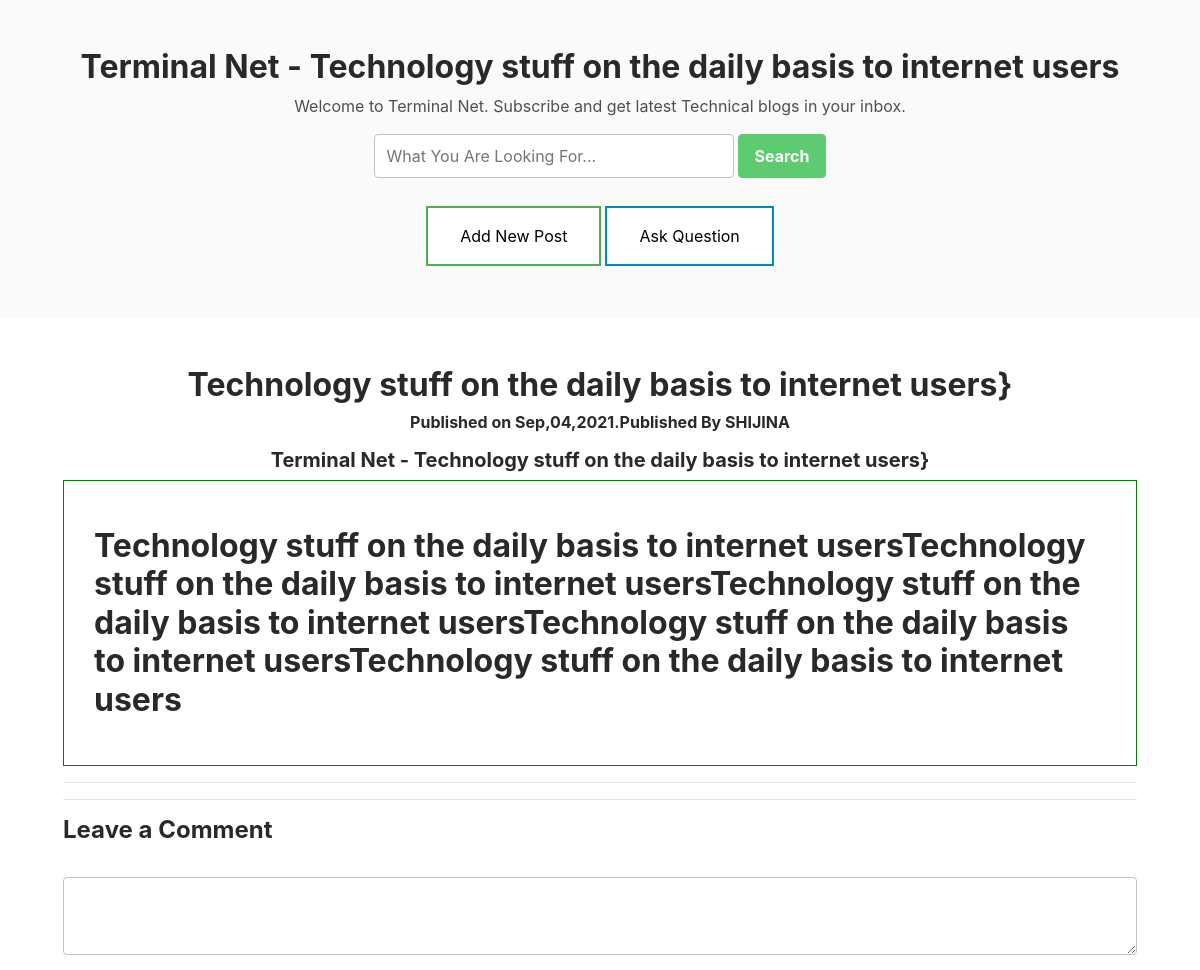
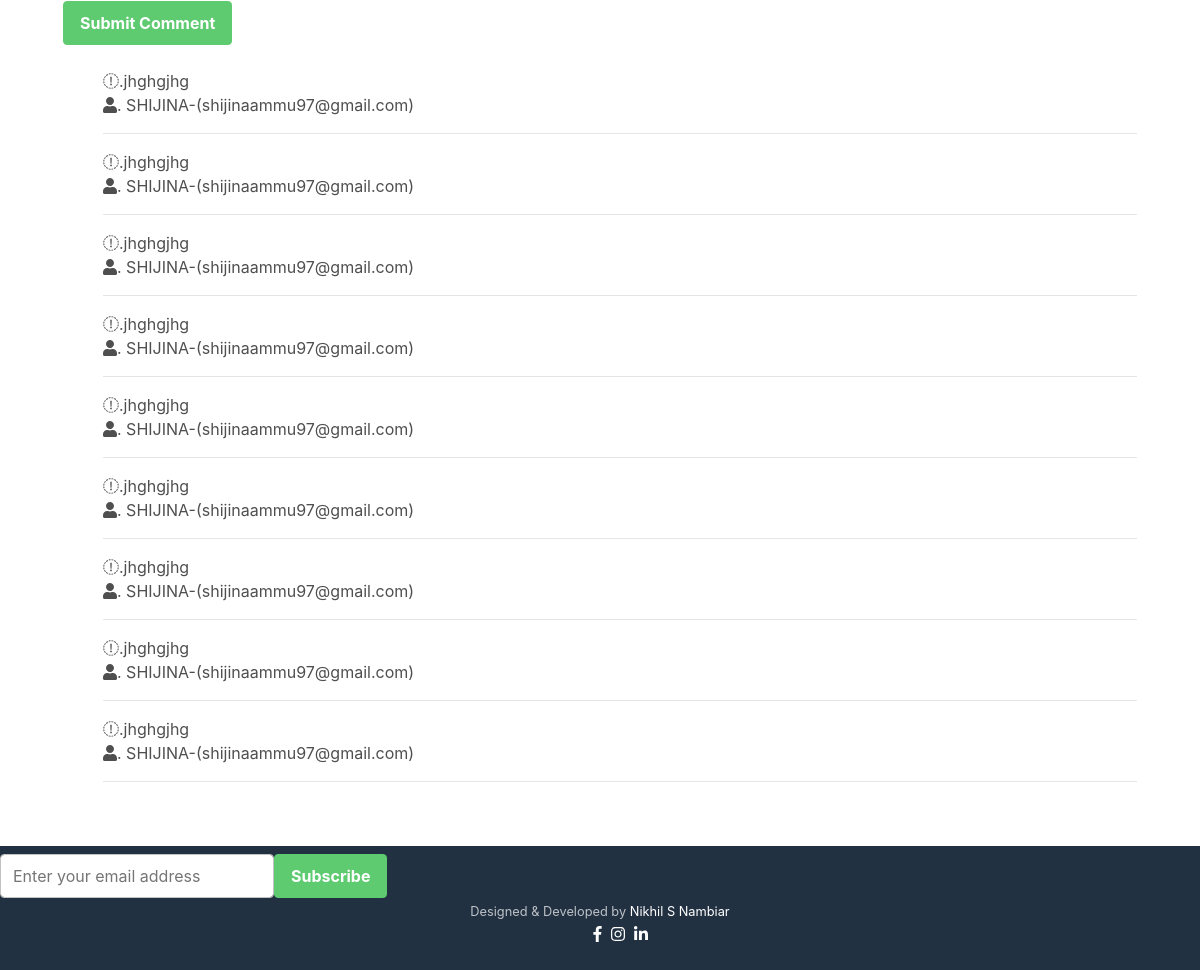
The page /16 on the database its author committed (2 pictures, top to bottom).
### db.py (models this page shows)
class BlogPost(db.Model):
    __tablename__ = "blog_posts"
    id = db.Column(db.Integer, primary_key=True)
    author_id = db.Column(db.Integer, db.ForeignKey("users.id"))
    author = relationship("User", back_populates="posts")
    title = db.Column(db.String(250), unique=True, nullable=False)
    subtitle = db.Column(db.String(250), nullable=False)
    date = db.Column(db.String(250), nullable=False)
    body = db.Column(db.Text, nullable=False)
    img=db.Column(db.Text)
    filetype = db.Column(db.Text, nullable=False)
    comments = relationship("Comment", back_populates="parent_post")

class User(UserMixin,db.Model):
    __tablename__ = "users"
    id = db.Column(db.Integer, primary_key=True)
    name = db.Column(db.String(100))
    email = db.Column(db.String(100), unique=True)
    password = db.Column(db.String(100))
    img=db.Column(db.Text)
    posts = relationship("BlogPost", back_populates="author")
    issueposts=relationship("IssueBlogPost", back_populates="author")
    comments = relationship("Comment", back_populates="comment_author")
    issuecomments=relationship("IssueComment", back_populates="comment_author")

class Comment(db.Model):
    __tablename__ = "comments"
    id = db.Column(db.Integer, primary_key=True)
    post_id = db.Column(db.Integer, db.ForeignKey("blog_posts.id"))
    author_id = db.Column(db.Integer, db.ForeignKey("users.id"))
    parent_post = relationship("BlogPost", back_populates="comments")
    comment_author = relationship("User", back_populates="comments")
    text = db.Column(db.Text, nullable=False)

### main.py (the view, shortened to what this page needs)
@app.route("/<int:post_id>", methods=["GET", "POST"])
def show_blog(post_id):
    comment = CommentForm()
    request_post = BlogPost.query.get(post_id)
    return render_template("blog-posst.html",all_post=request_post,comment=comment)

### forms.py
class CommentForm(FlaskForm):
    comment_text = TextAreaField( "",validators=[DataRequired()])
    submit = SubmitField("Submit Comment")

### templates/blog-posst.html (shortened to what this page needs)
{% import "bootstrap/wtf.html" as wtf %}
{% include "header.html" %}
<article class="blog-post px-3 py-5 p-md-5">
    {% if all_post.img %}
		    <div class="container">
                <script type='text/javascript' src='https://platform-api.sharethis.com/js/sharethis.js#property=6119407c32c4190013251a55&product=inline-share-buttons' async='async'></script>    <h2 class="title mb-2">{{all_post.title}}}</h2>
				    <div class="meta mb-3"><h6 class="date">Published on {{all_post.date}}.Published By {{all_post.author.name}} </h6></div>
				 </header> </center>
			    <div class="blog-post-body">
				    <center><figure class="blog-banner">
				        </figure>
                    <h5 class="title mb-2">{{all_post.subtitle}}}</h5>
                    </center><div class="boxed">
                      <a href=""><img  class="img-fluid" width="500" height="250" align="center"></a>
                    <p>{{all_post.body|safe}}</p></div>
		    </div>
                <br>
				  <div class="row">
                            <div class="col-md-12">
                                <nav aria-label="Page navigation">
                                    <h4>Leave a Comment</h4>
                                  <div class="">
                                  {{ wtf.quick_form(comment, novalidate=True, button_map={"submit": "primary"}) }}
                                   </div>
                                    <br>
                    <ul class="commentList">
                            <div class="commenterImage">
                                {% for comment in all_post.comments|reverse: %}
                            <div class="commentText">
                                 <i class="fa fa-comment"></i>.{{comment.text|safe}}<br>
                                <span class="date sub-text"><i class="fa fa-user"></i>.{{comment.comment_author.name}} <i class="fa fa-envelope"></i>{{comment.comment_author.email}}</span>
                            </div>
                                <hr>
                                {%endfor%}
                    </ul>
                                    {% else %}
                                    		    <div class="container">
			     <center><header class="blog-post-header">
				    <h2 class="title mb-2">{{all_post.title}}}</h2>
				    <div class="meta mb-3"><h6 class="date">Published on {{all_post.date}}.Published By {{all_post.author.name}} </h6></div>
				 </header> </center>
			    <div class="blog-post-body">
				    <center>
                    <h5 class="title mb-2">{{all_post.subtitle}}}</h5>
                    </center><div class="boxed">
                      <p>{{all_post.body|safe}}</p></div>
		    </div>
				  <div class="row">
                            <div class="col-md-12">
                                <nav aria-label="Page navigation"><hr><hr>
                                    <h4>Leave a Comment</h4>
                                  <div class="">
                                  {{ wtf.quick_form(comment, novalidate=True, button_map={"submit": "primary"}) }}
                                   </div>
                                    <br>
                    <ul class="commentList">
                            <div class="commenterImage">
                                {% for comment in all_post.comments|reverse: %}
                            <div class="commentText">
                                <i class="fa fa-pencil"></i>.{{comment.text|safe}}<br>
                                <span class="date sub-text"><i class="fa fa-user"></i>. {{comment.comment_author.name}}-({{comment.comment_author.email}})</span>
                            </div>
                                <hr>
                                {%endfor%}
                    </ul>
                                    {% endif %}
	    </article>
{% include "footer.html" %}

### templates/header.html (shortened to what this page needs)
<!DOCTYPE html>
<html lang="en">
<head>
    <link id="theme-style" rel="stylesheet" href="static/assets/css/theme-1.css">
</head>
<body>
	    <section class="cta-section theme-bg-light py-5">
		    <div class="container text-center">
                <a href="{{url_for('start')}}"><h2 class="heading">Terminal Net - Technology stuff on the daily basis to internet users</h2></a>
                {% if current_user.name %}
			    <div class="intro">Hello {{current_user.name}} Welcome to Terminal Net.Click Here to <a href="{{url_for('logout')}}">Logout</a></div>
                 {% else %}
                <div class="intro">Welcome to Terminal Net. Subscribe and get latest Technical blogs in your inbox.</div>{% endif %}
			    <form class="signup-form form-inline justify-content-center pt-3" action="{{url_for('search')}}" method="POST">
                    <div class="form-group">
                        <input type="text" id="search" name="search" class="form-control mr-md-1 semail" placeholder="What You Are Looking For...">
                    </div>
                    <button type="submit" class="btn btn-primary"/>Search</button>
                </form>
                <br>
                 <a  class="button button1" href="{{url_for('add_new_post')}}">Add New Post</a><a type="submit" class="button button2" href="{{url_for('issue')}}">Ask Question</a>
            </div>
	    </section>

### templates/footer.html
<footer class="footer text-center py-2 theme-bg-dark">
              	 <form class="form-inline">
                                        <input type="text" class="form-control" placeholder="Enter your email address">
                                        <button type="submit" class="btn btn-primary">Subscribe</button>
                                    </form>
	 <small class="copyright">Designed & Developed  by <a href="https://linkedin.com/in/nikhil-nambiar-535848211" target="_blank">Nikhil S Nambiar</a> </small>
	    <ul>
			<a href="https://www.facebook.com/nikhil.nambiar.14" ><i class="fab fa-facebook-f facebook"></i>&nbsp</a>
			<a href="https://www.linkedin.com/in/nikhil-nambiar-535848211" ><i class="fab fa-instagram instagram"></i>&nbsp</a>
			<a href="https://www.linkedin.com/in/nikhil-nambiar-535848211" ><i class="fab fa-linkedin-in linkedin"></i></a>
		</ul>
</footer>

### rows shown on the page
BlogPost: title "Technology stuff on the daily basis to internet users", date "Sep,04,2021", subtitle "Terminal Net - Technology stuff on the daily basis to internet users", body "Technology stuff on the daily basis to internet usersTechnology stuff on the daily basis to internet usersTechnology stuff on the daily basis to internet usersTechnology stuff on the daily basis to internet usersTechnology stuff on the daily basis to internet users"
User: author.name "SHIJINA"
Comment: text "jhghgjhg", comment_author.name "SHIJINA", comment_author.email "shijinaammu97@gmail.com"
Comment: text "jhghgjhg", comment_author.name "SHIJINA", comment_author.email "shijinaammu97@gmail.com"
Comment: text "jhghgjhg", comment_author.name "SHIJINA", comment_author.email "shijinaammu97@gmail.com"
Comment: text "jhghgjhg", comment_author.name "SHIJINA", comment_author.email "shijinaammu97@gmail.com"
Comment: text "jhghgjhg", comment_author.name "SHIJINA", comment_author.email "shijinaammu97@gmail.com"
Comment: text "jhghgjhg", comment_author.name "SHIJINA", comment_author.email "shijinaammu97@gmail.com"
Comment: text "jhghgjhg", comment_author.name "SHIJINA", comment_author.email "shijinaammu97@gmail.com"
Comment: text "jhghgjhg", comment_author.name "SHIJINA", comment_author.email "shijinaammu97@gmail.com"
Comment: text "jhghgjhg", comment_author.name "SHIJINA", comment_author.email "shijinaammu97@gmail.com"
